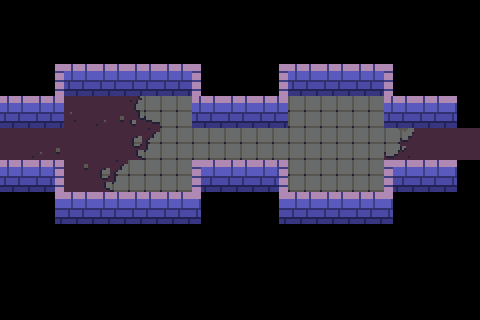

A level layout from a 2D game, rendered from its tile map. Below: a short description, then the map file with its tile-grid data intact:
An orthogonal 15x10 tile map with 32x32 px tiles, 3 tile layers (walls, ground, death) and 7 objects (3x torch, 2x connection, 2x block).

<map version="1.0" tiledversion="1.1.3" orientation="orthogonal" renderorder="right-down" width="15" height="10" tilewidth="32" tileheight="32" infinite="0" nextobjectid="20">
 <tileset firstgid="1" source="tower-tileset.tsx" />
 <layer name="walls" width="15" height="10">
  <data encoding="csv">
0,0,0,0,0,0,0,0,0,0,0,0,0,0,0,
0,0,0,0,0,0,0,0,0,0,0,0,0,0,0,
0,14,12,12,12,12,15,0,14,12,12,12,15,0,0,
12,12,0,0,0,0,12,12,12,0,0,0,12,12,21,
2,0,0,0,0,0,0,0,0,0,0,0,0,0,2,
12,23,0,0,0,0,22,12,23,0,0,0,22,12,21,
0,24,12,12,12,12,21,0,24,12,12,12,21,0,0,
0,0,0,0,0,0,0,0,0,0,0,0,0,0,0,
0,0,0,0,0,0,0,0,0,0,0,0,0,0,0,
0,0,0,0,0,0,0,0,0,0,0,0,0,0,0
</data>
 </layer>
 <layer name="ground" width="15" height="10">
  <data encoding="csv">
0,0,0,0,0,0,0,0,0,0,0,0,0,0,0,
0,0,0,0,0,0,0,0,0,0,0,0,0,0,0,
0,0,0,0,0,0,0,0,0,0,0,0,0,0,0,
0,0,28,27,81,72,0,0,0,72,72,72,0,0,0,
2,27,2,2,61,72,72,72,72,72,72,72,83,2,0,
0,0,37,61,72,72,0,0,0,72,72,72,0,0,0,
0,0,0,0,0,0,0,0,0,0,0,0,0,0,0,
0,0,0,0,0,0,0,0,0,0,0,0,0,0,0,
0,0,0,0,0,0,0,0,0,0,0,0,0,0,0,
0,0,0,0,0,0,0,0,0,0,0,0,0,0,0
</data>
 </layer>
 <layer name="death" width="15" height="10">
  <data encoding="csv">
0,0,0,0,0,0,0,0,0,0,0,0,0,0,0,
0,0,0,0,0,0,0,0,0,0,0,0,0,0,0,
0,0,0,0,0,0,0,0,0,0,0,0,0,0,0,
0,0,0,0,0,0,0,0,0,0,0,0,0,0,0,
0,0,0,0,0,0,0,0,0,0,0,0,0,0,0,
0,0,0,0,0,0,0,0,0,0,0,0,0,0,0,
0,0,0,0,0,0,0,0,0,0,0,0,0,0,0,
0,0,0,0,0,0,0,0,0,0,0,0,0,0,0,
0,0,0,0,0,0,0,0,0,0,0,0,0,0,0,
0,0,0,0,0,0,0,0,0,0,0,0,0,0,0
</data>
 </layer>
 <objectgroup name="objects">
  <object id="9" name="21" type="connection" x="32" y="128" width="32" height="32">
   <properties>
    <property name="dir" value="right" />
    <property name="to" value="20" />
   </properties>
  </object>
  <object id="10" name="22" type="connection" x="416" y="128" width="32" height="32">
   <properties>
    <property name="dir" value="left" />
    <property name="to" value="23" />
   </properties>
  </object>
  <object id="14" type="block" x="96" y="128" width="32" height="32" />
  <object id="16" type="block" x="192" y="128" width="32" height="32" />
  <object id="17" type="torch" x="320" y="64" width="32" height="32" />
  <object id="18" type="torch" x="64" y="64" width="32" height="32" />
  <object id="19" type="torch" x="160" y="64" width="32" height="32" />
 </objectgroup>
</map>
